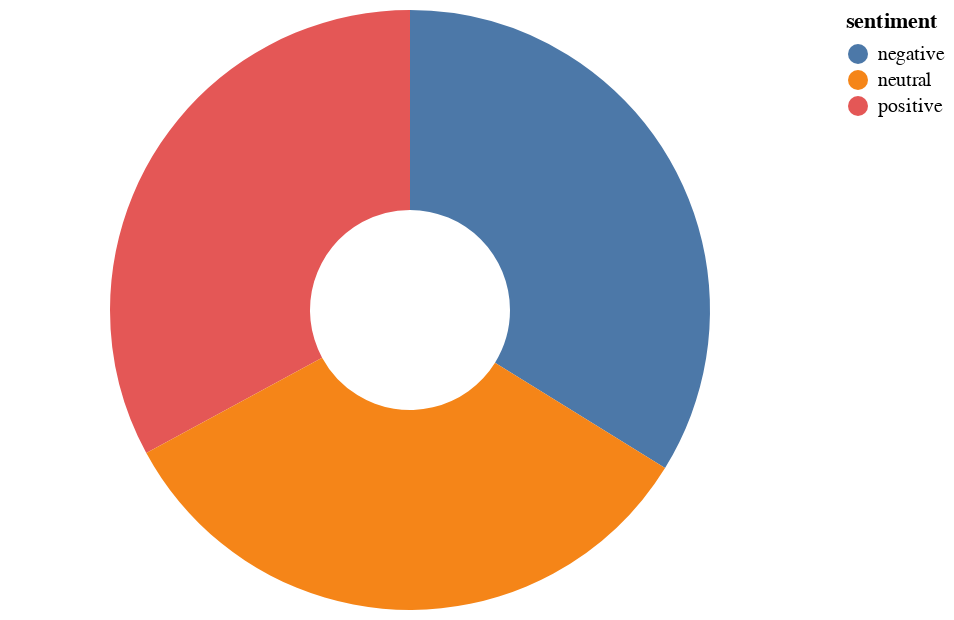

The notebook cell saved with this chart:
### Code cell
sent = ["negative","positive","neutral"]
neg = df.loc[df["sentiment"] == "negative"]
pos = df.loc[df["sentiment"] == "positive"]
neu = df.loc[df["sentiment"] == "neutral"]
number = [len(neg),len(pos),len(neu)]

source1 = pd.DataFrame()
source1["sentiment"] = sent
source1["number"] = number


alt.Chart(source1).mark_arc(innerRadius=50).encode(
    theta=alt.Theta(field="number", type="quantitative"),
    color=alt.Color(field="sentiment", type="nominal"),
)

### Figure 1 — Vega-Lite specification as saved in the notebook (floating-point values rounded to 4 significant figures)
{"config": {"view": {"continuousWidth": 400, "continuousHeight": 300}}, "data": {"name": "data-ecd47664c2f59556b9a1ea4cc1fa1e87"}, "mark": {"type": "arc", "innerRadius": 50}, "encoding": {"color": {"field": "sentiment", "type": "nominal"}, "theta": {"field": "number", "type": "quantitative"}}, "$schema": "https://vega.github.io/schema/vega-lite/v4.17.0.json", "datasets": {"data-ecd47664c2f59556b9a1ea4cc1fa1e87": [{"sentiment": "negative", "number": 667}, {"sentiment": "positive", "number": 649}, {"sentiment": "neutral", "number": 656}]}}
